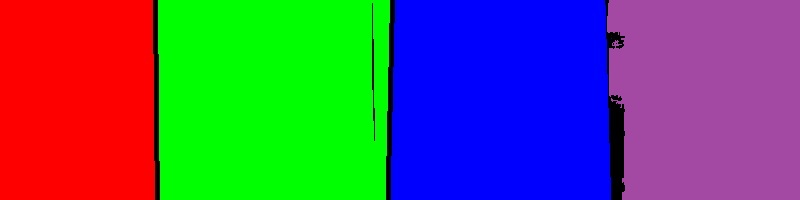
#> input picture RoboVis/OpenCVExamples/RGBW.jpg, 800 x 200 px, given in place of the camera
$ python cameraContour.py
#> lines starting #> are read from the running program, lines starting #| are printed output that depends on the picture; after the words box and inside, x2 and y2 are one past the last pixel; in counts of white or black regions, pixels touching at a corner belong together
import cv2 as cv

capture = cv.VideoCapture(0)

if capture == None:
	print ("NULL")
else:
	print ("OK")

print ("subscribe done")

cv.namedWindow("original", 1)
cv.namedWindow("Tours", 1)

while(True):
    status, frame = capture.read()
#> frame is the input picture: shape (200, 800, 3); mean B, G, R 106.4, 89.4, 86.5
    displayImage = frame.copy()
    gray= cv.cvtColor(frame,cv.COLOR_BGR2GRAY)
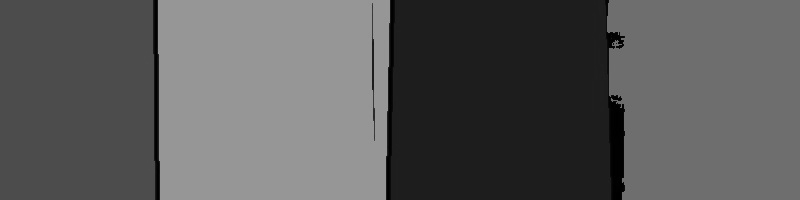
#> gray: shape (200, 800); min 0, max 159, mean 90.5
    ret, thresh = cv.threshold(gray,150,255,0)
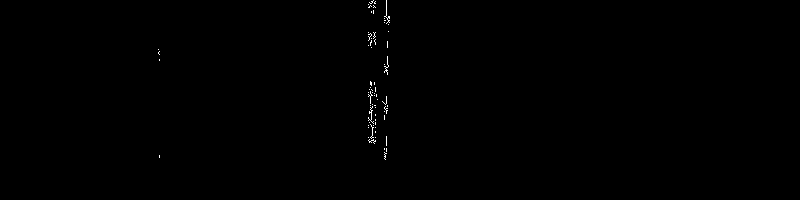
#> thresh: shape (200, 800); 0.21% white in thin lines or dots, all inside (x1, y1, x2, y2) = (158, 0, 390, 160)
	#calculate the contours from binary image
    contours, hierarchy = cv.findContours(thresh,cv.RETR_TREE,cv.CHAIN_APPROX_SIMPLE)
#> contours = 70 contours, all with area under 20
    with_contours = cv.drawContours(frame,contours,-1,(255,0,0),2)
    for i in contours:
            if i.size > 1050:
                    with_contours = cv.drawContours(frame,contours,-1,(0,0,255),2)
#> this loop made 70 passes
#> i on passes 1, 3, 4, 6, 7, 8, 9, 10, 11, 12, 13, 15: [[159, 155], [159, 157]], [[386, 148], [386, 151]], [[384, 148], [384, 149]], [[375, 137]], [[368, 137]], [[386, 136], [386, 145]], [[375, 131], [375, 132]], [[375, 127]], [[368, 127]], [[373, 125]], [[368, 125]], [[370, 137], [371, 136], [372, 137], [371, 138]]


    cv.imshow("original", gray)
    cv.imshow("Tours", with_contours)
    if cv.waitKey(10) == 27:
#> (key Esc is pressed here)
        break

cv.destroyAllWindows()
